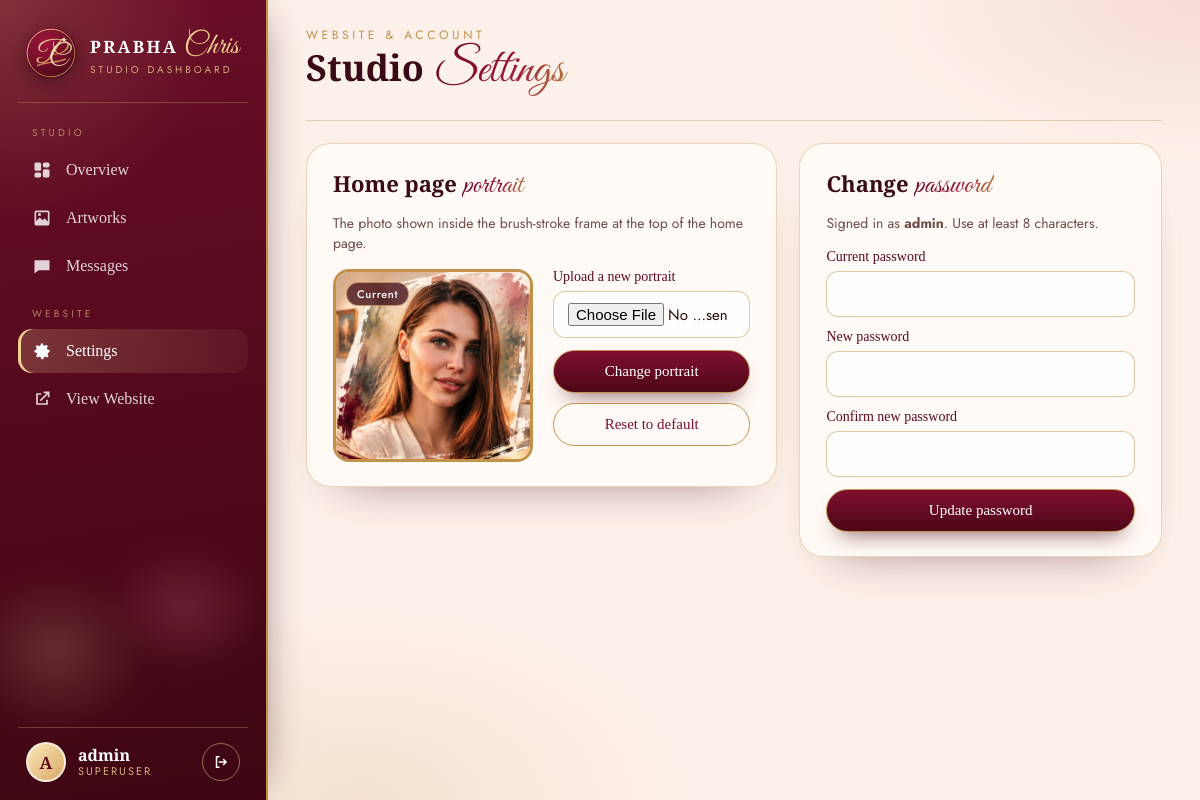
The page /dashboard/settings (signed in) on the database its author committed.
### tables this page shows
CREATE TABLE users (
            id INTEGER PRIMARY KEY AUTOINCREMENT,
            username TEXT NOT NULL UNIQUE COLLATE NOCASE,
            password_hash TEXT NOT NULL,
            is_superuser INTEGER NOT NULL DEFAULT 0,
            created_at TIMESTAMP DEFAULT CURRENT_TIMESTAMP,
            last_login TIMESTAMP
        );

CREATE TABLE settings (
            key TEXT PRIMARY KEY,
            value TEXT NOT NULL
        );

### app.py (the view, shortened to what this page needs)
@app.route('/dashboard/settings', methods=['GET', 'POST'])
@superuser_required
def dash_settings():
    return render_template('admin/settings.html', active='settings')

### app.py (called while the page is built)
def get_db_connection():
    conn = sqlite3.connect('gallery.db')
    conn.row_factory = sqlite3.Row
    return conn

def get_setting(key, default=None):
    conn = get_db_connection()
    row = conn.execute('SELECT value FROM settings WHERE key = ?', (key,)).fetchone()
    conn.close()
    return row['value'] if row else default

@app.context_processor
def inject_hero_image():
    return {'hero_image': get_setting('hero_image', DEFAULT_HERO_IMAGE)}

def current_user():
    if 'user' not in g:
        g.user = None
        uid = session.get('user_id')
        if uid:
            conn = get_db_connection()
            g.user = conn.execute('SELECT id, username, is_superuser FROM users WHERE id = ?', (uid,)).fetchone()
            conn.close()
    return g.user

def superuser_required(view):
    @wraps(view)
    def wrapped(*args, **kwargs):
        user = current_user()
        if user is None:
            return redirect(url_for('login', next=request.path))
        if not user['is_superuser']:
            abort(403)
        return view(*args, **kwargs)
    return wrapped

def csrf_token():
    if '_csrf' not in session:
        session['_csrf'] = secrets.token_urlsafe(32)
    return session['_csrf']

@app.before_request
def check_csrf():
    if request.method == 'POST' and request.endpoint not in ('contact',):
        if not secrets.compare_digest(request.form.get('_csrf', ''), session.get('_csrf', '-')):
            abort(400, 'Your session expired — please reload the page and try again.')

def unread_messages():
    conn = get_db_connection()
    n = conn.execute('SELECT COUNT(*) FROM inquiries WHERE is_read = 0').fetchone()[0]
    conn.close()
    return n

@app.context_processor
def inject_auth():
    return {'current_user': current_user(), 'csrf_token': csrf_token, 'unread_messages': unread_messages}

### templates/admin/settings.html (shortened to what this page needs)
{% extends "admin/base.html" %}
{% block kicker %}Website &amp; account{% endblock %}
{% block heading %}Studio <em>Settings</em>{% endblock %}
{% block content %}
<div class="ad-grid2">
    <section class="ad-card">
        <div class="ad-card-head"><h2>Home page <em>portrait</em></h2></div>
        <p class="ad-help">The photo shown inside the brush-stroke frame at the top of the home page.</p>
        <div class="ad-portrait">
            <div class="ad-hero-prev"><img src="{{ url_for('static', filename=hero_image) }}" alt="Current home page portrait"><span class="ad-pill solid">Current</span></div>
            <div class="ad-portrait-forms">
                <form class="ad-form" method="POST" enctype="multipart/form-data">
                    <label>Upload a new portrait<input type="file" name="file" accept="image/png,image/jpeg,image/gif" required></label>
                    <button class="ad-btn wide" type="submit">Change portrait</button>
                </form>
                <form method="POST">
                    <button class="ad-btn ghost wide" type="submit">Reset to default</button>
                </form>
            </div>
        </div>
    </section>
    <section class="ad-card">
        <div class="ad-card-head"><h2>Change <em>password</em></h2></div>
        <p class="ad-help">Signed in as <b>{{ current_user.username }}</b>. Use at least 8 characters.</p>
        <form class="ad-form" method="POST">
            <label>Current password<input type="password" name="current_password" autocomplete="current-password" required></label>
            <label>New password<input type="password" name="new_password" minlength="8" autocomplete="new-password" required></label>
            <label>Confirm new password<input type="password" name="confirm_password" minlength="8" autocomplete="new-password" required></label>
            <button class="ad-btn wide" type="submit">Update password</button>
        </form>
    </section>
</div>
{% endblock %}

### templates/admin/base.html (shortened to what this page needs)
<!DOCTYPE html>
<html lang="en">
<head>
    <link rel="stylesheet" href="{{ url_for('static', filename='css/admin.css') }}">
</head>
<body>
{% from "_logo.html" import mark %}
{% set unread = unread_messages() %}
<div class="ad-shell">
    <aside class="ad-side" id="adSide">
        <a class="ad-brand" href="{{ url_for('dashboard') }}">
            {{ mark('side', 'ad-mark') }}
            <span><b>Prabha</b> <em>Chris</em><small>Studio Dashboard</small></span>
        </a>
        <nav class="ad-nav" aria-label="Dashboard">
            <span class="ad-nav-label">Studio</span>
            <a href="{{ url_for('dashboard') }}" class="{{ 'on' if active == 'dashboard' }}">
                <svg viewBox="0 0 24 24"><rect x="3" y="3" width="8" height="10" rx="2"/><rect x="13" y="3" width="8" height="6" rx="2"/><rect x="13" y="11" width="8" height="10" rx="2"/><rect x="3" y="15" width="8" height="6" rx="2"/></svg>Overview</a>
            <a href="{{ url_for('dash_artworks') }}" class="{{ 'on' if active == 'artworks' }}">
                <svg viewBox="0 0 24 24"><path d="M5 3h14a2 2 0 0 1 2 2v14a2 2 0 0 1-2 2H5a2 2 0 0 1-2-2V5a2 2 0 0 1 2-2zm0 2v10.6l4.3-4.3 3.5 3.5 2.4-2.4L19 16.2V5zm4 4.5a1.8 1.8 0 1 0 0-3.6 1.8 1.8 0 0 0 0 3.6z"/></svg>Artworks</a>
            <a href="{{ url_for('dash_messages') }}" class="{{ 'on' if active == 'messages' }}">
                <svg viewBox="0 0 24 24"><path d="M3 5h18v12H8l-5 4z"/></svg>Messages{% if unread %}<span class="ad-count">{{ unread }}</span>{% endif %}</a>
            <span class="ad-nav-label">Website</span>
            <a href="{{ url_for('dash_settings') }}" class="{{ 'on' if active == 'settings' }}">
                Settings</a>
            <a href="{{ url_for('index') }}" target="_blank" rel="noopener">
                <svg viewBox="0 0 24 24"><path d="M14 3h7v7h-2V6.4l-8.3 8.3-1.4-1.4L17.6 5H14zM5 5h6v2H7v10h10v-4h2v6H5z"/></svg>View Website</a>
        </nav>
        <div class="ad-side-art" aria-hidden="true"></div>
        <div class="ad-user">
            <span class="ad-avatar">{{ current_user.username[:1] | upper }}</span>
            <span class="ad-who"><b>{{ current_user.username }}</b><small>Superuser</small></span>
            <form method="POST" action="{{ url_for('logout') }}">
                <button type="submit" class="ad-logout" title="Log out" aria-label="Log out">
                    <svg viewBox="0 0 24 24"><path d="M10 4H5v16h5v-2H7V6h3zm5.6 3.4L14.2 8.8l2.2 2.2H9v2h7.4l-2.2 2.2 1.4 1.4L20.2 12z"/></svg>
                </button>
            </form>
        </div>
    </aside>
    <div class="ad-main">
        <header class="ad-top">
            <div>
                <p class="ad-kicker">{% block kicker %}Studio{% endblock %}</p>
                <h1 class="ad-h1">{% block heading %}Dashboard{% endblock %}</h1>
            </div>
        </header>
        <div class="ad-content">{% block content %}{% endblock %}</div>
    </div>
</div>
</body>
</html>

### rows shown on the page
users: username "A", username "admin"
settings: value (picture)
